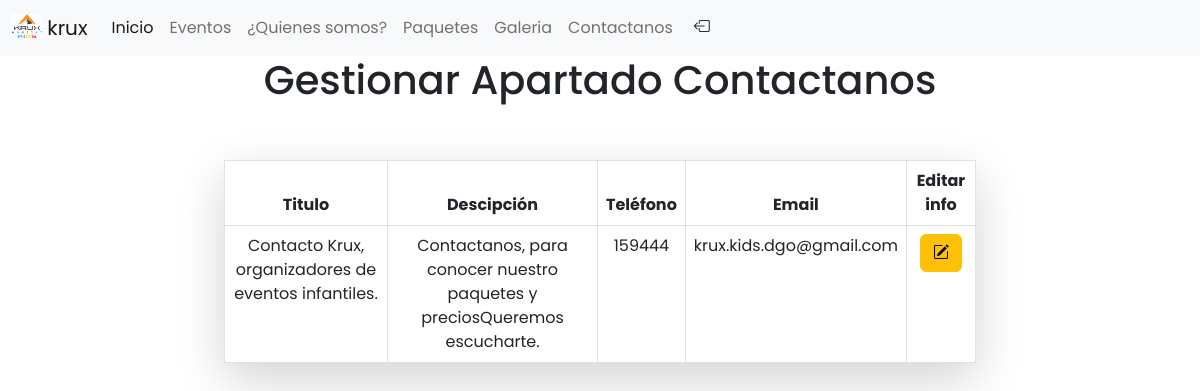
The page /contacto.php (signed in) on the database its author committed.
### tables this page shows
CREATE TABLE `contacto` (
  `id` int(11) NOT NULL,
  `titulo` text NOT NULL,
  `descripcion` text NOT NULL,
  `telefono` varchar(20) NOT NULL,
  `email` varchar(120) NOT NULL
);

### sesiones.php (called while the page is built, shortened)
<?php
   if (!isset($_SESSION['username'])){
       header("location:login.php");
   }
   else{
    $priv=$_SESSION['privilegios'];
   }
?>

### contacto.php (the view, shortened to what this page needs)
<?php
 include_once("sesiones.php");
include_once("boostrap.php");
?>
<!DOCTYPE html>
<html lang="en">
<head>
    <link rel="stylesheet" href="style_header.css">
</head>
<h1 align="center" >Gestionar Apartado Contactanos</h1>
    <body>
<?php if ($priv=="admin"){ ?>
<div class="container p-4 col-md-8">
		<div class="row">
			<div class="col">
				<table class="table table-bordered text-center shadow-lg p-3 mb-5 mt-4 bg-body rounded" >
					<thead>
						<tr>
							<th>Titulo</th>
							<th>Descipción</th>
                            <th>Teléfono</th>
							<th>Email</th>
                            <th>Editar info</th>
						</tr>
					</thead>
					<tbody>
					 <?php
                         include_once("conexion.php");
                        $consulta="select * from contacto";
                        $resultado=mysqli_query($con,$consulta);
                        if (mysqli_num_rows($resultado)>0){
                            while($fila=mysqli_fetch_assoc($resultado))
                            {
                             ?>
			  <tr>
                <td class=""><?php echo $fila['titulo'] ?></td>
                <td class=""><?php echo $fila['descripcion'] ?></td>
				<td class=""><?php echo $fila['telefono'] ?></td>
                <td class=""><?php echo $fila['email'] ?></td>
        <td class="" colspan="4" >
        <a class="btn btn-warning" role="button" href="editar_contacto.php?id=<?php echo $fila['id'] ?>"><i class="bi bi-pencil-square "></i></a>
        </td>
			</tr>
	       <?php
			}
		}
	?>
					</tbody>
				</table>
			</div>
		</div>
	</div>
  <?php } ?>
</body>
</html>

### style_header.css (style rules this page uses)
* { margin: 0; padding: 0; box-sizing: border-box; }
body { font-family: 'Poppins', sans-serif; margin: 0; }
a { text-decoration: none; color: white; }

### rows shown on the page
contacto: titulo "Contacto Krux, organizadores de eventos infantiles.", descripcion "Contactanos, para conocer nuestro paquetes y preciosQueremos escucharte.", telefono "159444", email "krux.kids.dgo@gmail.com"
